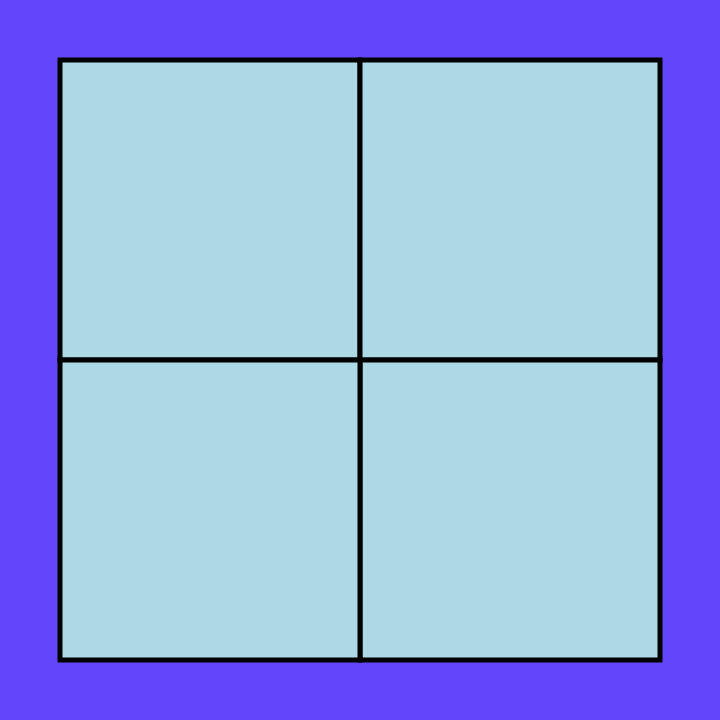
Frame 1 (no input)
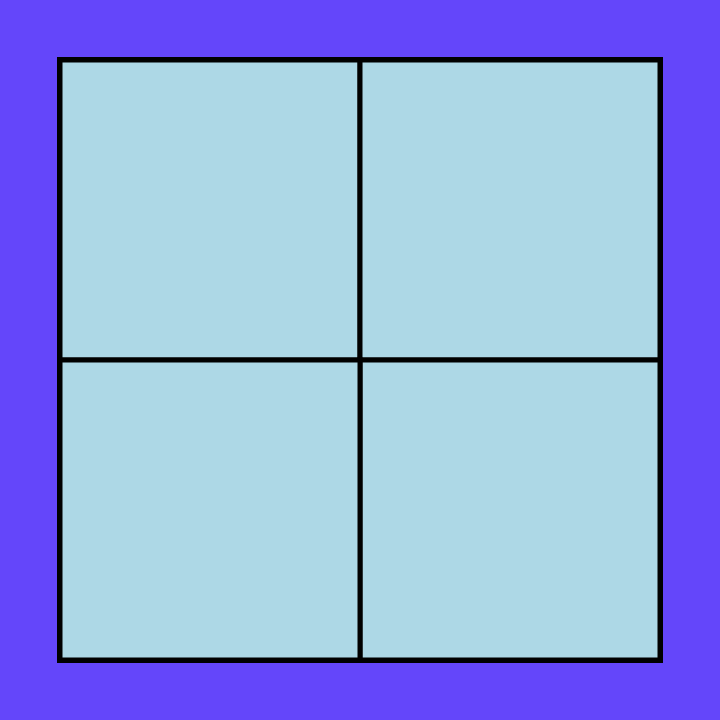
Frame 60 (no input)
Frame 120 (the mouse pressed at the canvas centre since frame 60): identical to frame 60, image omitted

The p5.js sketch that drew these frames (run headless with seeded random() and noise() and a simulated clock; from frame 60 on, the mouse is pressed at the canvas centre):

// p5.js sketch
// ── sketch.js
function setup() {
 createCanvas (720,720);
  background (100,70,250);
  fill ('lightblue');
  strokeWeight (5);
}

function draw() {
  
  translate (60,60); //resets orgin point
 
  quad (
    0,0,
    300,0,
    300,300,
    0,300
  );
  
    quad (
    300,0,
    600,0,
    600,300,
    300,300
  );//move 300 pixels in the x
  
    quad (
    300,300,
    600,300,
    600,600,
    300,600
  );//move 300 pixels in the y
  
    quad (
    0,300,
    300,300,
    300,600,
    0,600
  );//move 300 pixels in the y
}
